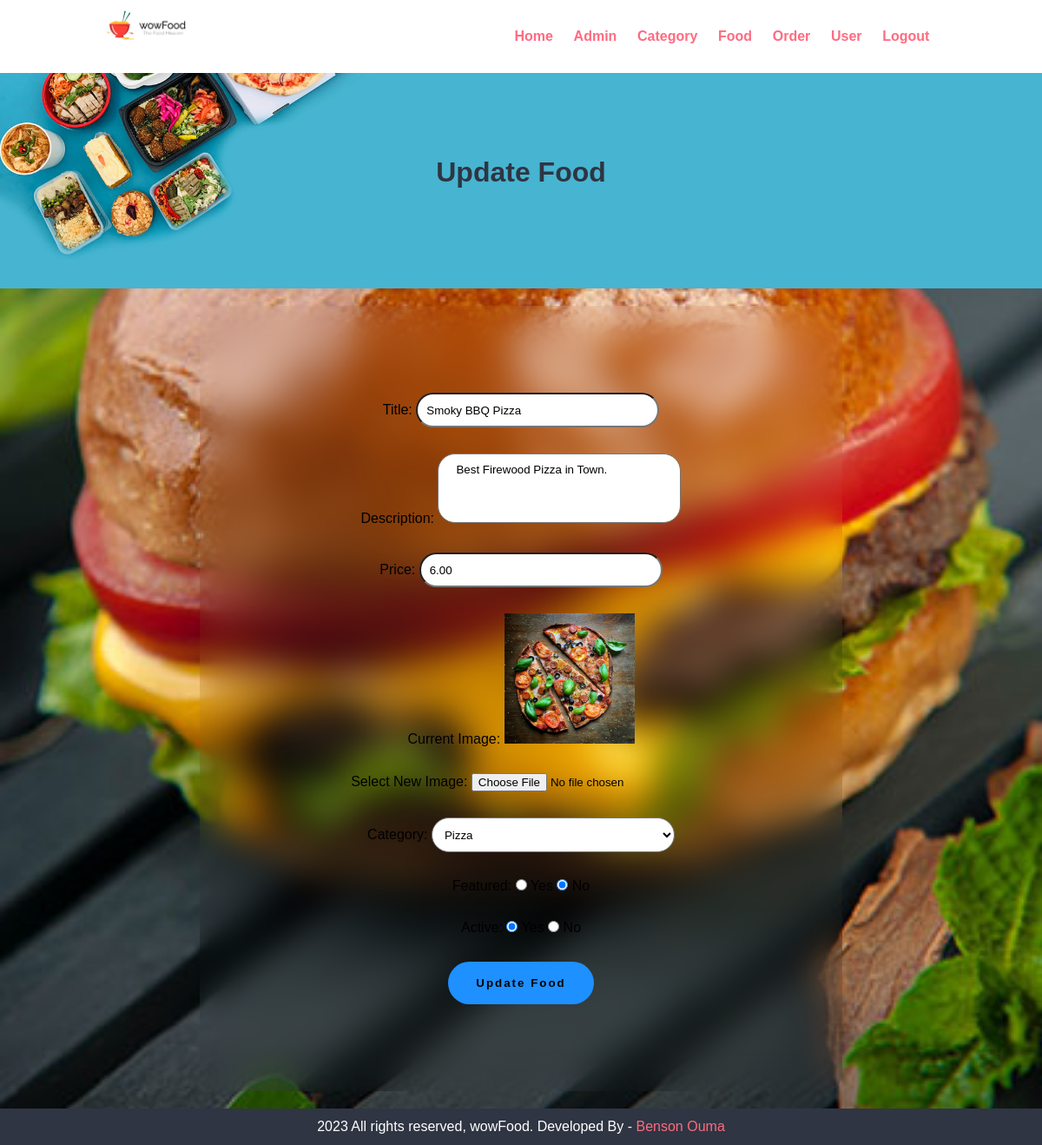
Page /admin/update-food.php?id=5 (signed in) on the committed database.
### tables this page shows
CREATE TABLE IF NOT EXISTS `tbl_food` (
  `id` int UNSIGNED NOT NULL AUTO_INCREMENT,
  `title` varchar(100) NOT NULL,
  `description` text NOT NULL,
  `price` decimal(10,2) NOT NULL,
  `image_name` varchar(255) NOT NULL,
  `category_id` int UNSIGNED NOT NULL,
  `featured` varchar(10) NOT NULL,
  `active` varchar(10) NOT NULL,
  PRIMARY KEY (`id`)
);

CREATE TABLE IF NOT EXISTS `tbl_category` (
  `id` int UNSIGNED NOT NULL AUTO_INCREMENT,
  `title` varchar(100) NOT NULL,
  `image_name` varchar(255) NOT NULL,
  `featured` varchar(10) NOT NULL,
  `active` varchar(10) NOT NULL,
  PRIMARY KEY (`id`)
);

### admin/update-food.php (the view, shortened to what this page needs)
<?php include('partials/menu.php'); ?>
<?php
    if(isset($_GET['id']))
    {
        $id = $_GET['id'];
        $sql2 = "SELECT * FROM tbl_food WHERE id=$id";
        $res2 = mysqli_query($conn, $sql2);
        $row2 = mysqli_fetch_assoc($res2);
        $title = $row2['title'];
        $description = $row2['description'];
        $price = $row2['price'];
        $current_image = $row2['image_name'];
        $current_category = $row2['category_id'];
        $featured = $row2['featured'];
        $active = $row2['active'];
    }
    else
    {
        header('location:'.ADMINURL.'manage-food.php');
        ob_end_flush();
    }
?>
<div class="main-content2">
    <section class="food-search text-center">
        <div class="container">
            <h2 class="text-center">Update Food</h2>
        </div>
    </section>
    <div class="forms">
        <form action="" method="POST" class="myform" enctype="multipart/form-data">
            <div>
                <div>Title:
                    <input required class="input" type="text" name="title" value="<?php echo $title; ?>">
                </div>
            </div>
            <div>
                <div>Description:
                    <textarea required class="input3" name="description"><?php echo $description; ?></textarea>
                </div>
            </div>
            <div>
                <div>Price:
                    <input required class="input" type="number" name="price" value="<?php echo $price; ?>">
                </div>
            </div>
            <div>
                <div>Current Image:
                    <?php
                        if($current_image == "")
                        {
                            echo "<div class='error'>Image not Available.</div>";
                        }
                        else
                        {
                            ?>
                            <img src="<?php echo SITEURL; ?>images/food/<?php echo $current_image; ?>" width="150px">
                            <?php
                        }
                    ?>
                </div>
            </div>
            <div>
                <div>Select New Image:
                    <input type="file" name="image">
                </div>
            </div>
            <div>
                <div>Category:
                    <select required class="input" name="category">
                        <?php
                            $sql = "SELECT * FROM tbl_category WHERE active='Yes'";
                            $res = mysqli_query($conn, $sql);
                            $count = mysqli_num_rows($res);
                            if($count>0)
                            {
                                while($row=mysqli_fetch_assoc($res))
                                {
                                    $category_title = $row['title'];
                                    $category_id = $row['id'];
                                    ?>
                                    <option <?php if($current_category==$category_id){echo "selected";} ?> value="<?php echo $category_id; ?>"><?php echo $category_title; ?></option>
                                    <?php
                                }
                            }
                            else
                            {
                                echo "<option value='0'>Category Not Available.</option>";
                            }
                        ?>
                    </select>
                </div>
            </div>
            <div>
                <div>Featured:
                    <input required <?php if($featured=="Yes") {echo "checked";} ?> type="radio" name="featured" value="Yes"> Yes
                    <input required <?php if($featured=="No") {echo "checked";} ?> type="radio" name="featured" value="No"> No
                </div>
            </div>
            <div>
                <div>Active:
                    <input required <?php if($active=="Yes") {echo "checked";} ?> type="radio" name="active" value="Yes"> Yes
                    <input required <?php if($active=="No") {echo "checked";} ?> type="radio" name="active" value="No"> No
                </div>
            </div>
            <div>
                <div>
                    <input type="submit" name="submit" value="Update Food" class="btnn btn-secondary">
                </div>
            </div>
        </form>
    </div>
</div>
<?php include('partials/footer.php'); ?>

### css/admin.css (style rules this page uses)
* { margin: 0 0; padding: 0 0; font-family: Arial, Helvetica, sans-serif; }
.container { width: 80%; margin: 0 auto; padding: 1%; }
.text-center { text-align: center; }
h2 { color: #2f3542; font-size: 2rem; margin-bottom: 2%; }
.food-search { background-image: url(../images/bg.jpg); background-size: cover; background-repeat: no-repeat; background-position: center; padding: 7% 0; }
.btn-secondary { background-color: #7bed9f; padding: 1%; color: black; text-decoration: none; font-weight: bold; }
.main-content2 { background-color: #f1f2f6; }
.forms { background: url('../images/burger.jpg'); background-size: cover; background-repeat: no-repeat; background-position: center; background-attachment: fixed; padding: 20px; display: flex; justify-content: center; align-items: center; text-align: center; }
.myform { width: 700px; padding: 100px 20px; display: flex; flex-direction: column; text-align: center; gap: 30px; color: black; background-color: transparent; border-radius: 20px; backdrop-filter: blur(20px); }
.input { padding: 3px 10px; height: 40px; width: 280px; border-radius: 80px; background-color: white; outline: none; color: black; }
.input3 { padding: 10px 20px; height: 80px; width: 280px; border-radius: 20px; background-color: white; outline: none; color: black; resize: none; }
.btnn { position: relative; display: inline-block; border-radius: 80px; padding: 15px 30px; width: fit-content; border: 2px solid transparent; letter-spacing: 2px; transition: 0.3s ease-in-out; background-color: #1e90ff; }

### rows in the picture
tbl_food: title "Smoky BBQ Pizza", description "Best Firewood Pizza in Town.", price "6.00", image_name (picture), category "Pizza", featured "☑", active "☑"
